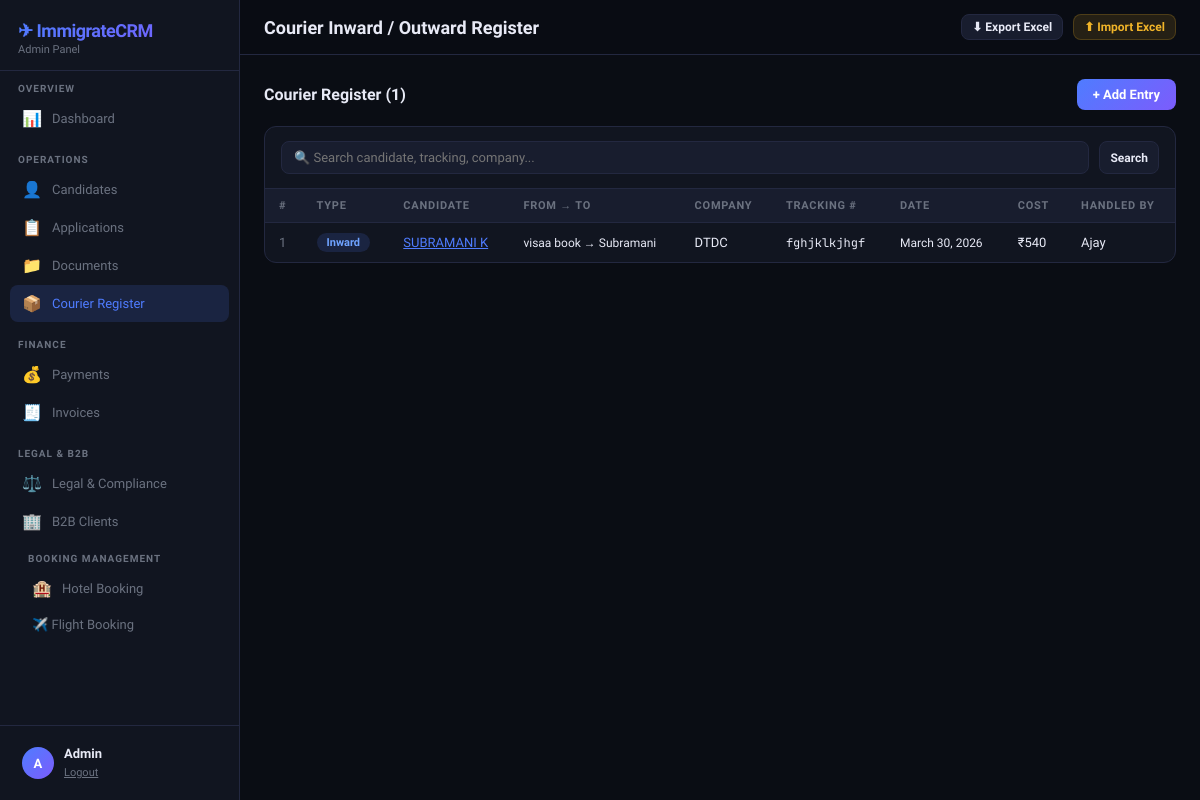
Page /courier/ (signed in) on the committed database.
### crm/models.py (models this page shows, shortened)
class CourierEntry(models.Model):
    TYPE_CHOICES = [('Inward','Inward'),('Outward','Outward')]
    entry_type = models.CharField(max_length=10, choices=TYPE_CHOICES)
    candidate = models.ForeignKey(Candidate, on_delete=models.SET_NULL, null=True, blank=True, related_name='couriers')
    from_person = models.CharField(max_length=200, blank=True)
    to_person = models.CharField(max_length=200, blank=True)
    courier_company = models.CharField(max_length=100, blank=True)
    tracking_number = models.CharField(max_length=100, blank=True)
    date = models.DateField()
    cost = models.DecimalField(max_digits=10, decimal_places=2, default=0)
    contents = models.CharField(max_length=200, blank=True)
    handled_by = models.CharField(max_length=100, blank=True)
    created_at = models.DateTimeField(auto_now_add=True)
    class Meta:
        ordering = ['-date']

class Candidate(models.Model):
    CANDIDATE_TYPE = [('New','New'),('Renewal','Renewal'),('Repeat','Repeat')]
    STATUS_CHOICES = [
        ('New','New'),('Documents Pending','Documents Pending'),
        ('Processing','Processing'),('Visa Applied','Visa Applied'),
        ('Approved','Approved'),('Ticket Booked','Ticket Booked'),
        ('Boarded','Boarded'),('Cancelled','Cancelled'),('Refunded','Refunded'),
    ]
    MEDICAL_CHOICES = [('Pending','Pending'),('Fit','Fit'),('Unfit','Unfit'),
                       ('Awaiting Report','Awaiting Report'),('Done','Done')]
    VISA_CHOICES = [('Not Applied','Not Applied'),('Applied','Applied'),
                    ('Approved','Approved'),('Rejected','Rejected'),('On Hold','On Hold')]
    TICKET_CHOICES = [('Not Booked','Not Booked'),('Booked','Booked'),
                      ('Confirmed','Confirmed'),('Cancelled','Cancelled')]
    RESUME_CHOICES = [('Not Received','Not Received'),('Received','Received'),('Uploaded','Uploaded')]
    PASSPORT_COPY_CHOICES = [('Not Received','Not Received'),('Soft Copy','Soft Copy'),
                             ('Original','Original'),('Both','Both')]
    OFFER_LETTER_CHOICES = [('Not Received','Not Received'),('Received','Received'),
                            ('Signed','Signed'),('Sent to Candidate','Sent to Candidate')]
    name = models.CharField(max_length=200)
    phone = models.CharField(max_length=20)
    passport_number = models.CharField(max_length=50, blank=True)
    country = models.CharField(max_length=100, blank=True)
    position = models.CharField(max_length=200, blank=True)
    experience = models.CharField(max_length=100, blank=True)
    status = models.CharField(max_length=30, choices=STATUS_CHOICES, default='New')
    medical_status = models.CharField(max_length=30, choices=MEDICAL_CHOICES, default='Pending')
    visa_status = models.CharField(max_length=30, choices=VISA_CHOICES, default='Not Applied')
    ticket_status = models.CharField(max_length=30, choices=TICKET_CHOICES, default='Not Booked')
    payment = models.DecimalField(max_digits=12, decimal_places=2, default=0)
    resume_status = models.CharField(max_length=30, choices=RESUME_CHOICES, default='Not Received')
    resume_file = models.FileField(upload_to='resumes/', blank=True, null=True)
    passport_copy_status = models.CharField(max_length=30, choices=PASSPORT_COPY_CHOICES, default='Not Received')
    passport_copy_file = models.FileField(upload_to='passports/', blank=True, null=True)
    offer_letter_status = models.CharField(max_length=30, choices=OFFER_LETTER_CHOICES, default='Not Received')
    offer_letter_file = models.FileField(upload_to='offer_letters/', blank=True, null=True)
    travel_date = models.DateField(null=True, blank=True)
    reference = models.CharField(max_length=200, blank=True)
    remarks = models.TextField(blank=True)
    followup_date = models.DateField(null=True, blank=True)
    staff_name = models.CharField(max_length=100, blank=True)
    registration_date = models.DateField(null=True, blank=True)
    candidate_type = models.CharField(max_length=20, choices=CANDIDATE_TYPE, default='New')
    created_at = models.DateTimeField(auto_now_add=True)
    updated_at = models.DateTimeField(auto_now=True)
    class Meta:
        ordering = ['-created_at']

### crm/views.py (the view)
# urls.py: path('courier/', views.courier, name='courier'),
@login_required
def courier(request):
    q = request.GET.get('q','')
    qs = CourierEntry.objects.select_related('candidate').all()
    if q:
        qs = qs.filter(Q(candidate__name__icontains=q)|Q(tracking_number__icontains=q)|Q(courier_company__icontains=q))
    form = CourierForm()
    return render(request, 'crm/courier.html', {'entries': qs, 'form': form, 'q': q, 'page': 'courier'})

### crm/forms.py
class CourierForm(forms.ModelForm):
    class Meta:
        model = CourierEntry
        fields = ['entry_type','candidate','from_person','to_person','courier_company','tracking_number','date','cost','contents','handled_by']
        widgets = {'date': forms.DateInput(attrs={'type':'date'})}
    def __init__(self, *args, **kwargs):
        super().__init__(*args, **kwargs)
        self.fields['date'].initial = datetime.date.today()
        for field in self.fields.values():
            field.required = False
        self.fields['date'].required = True

### crm/templates/crm/courier.html (shortened to what this page needs)
{% extends 'crm/base.html' %}
{% block page_title %}Courier Inward / Outward Register{% endblock %}
{% block content %}
<div class="section-header">
  <div class="section-title">Courier Register ({{ entries|length }})</div>
  <button class="btn btn-primary" onclick="document.getElementById('addCourierModal').style.display='flex'">+ Add Entry</button>
</div>
<div class="table-card">
  <div class="table-toolbar">
    <form method="get" style="display:flex;gap:10px;flex:1;">
      <input class="search-input" name="q" value="{{ q }}" placeholder="🔍 Search candidate, tracking, company...">
      <button type="submit" class="btn btn-secondary btn-sm">Search</button>
    </form>
  </div>
  <div class="table-responsive">
    <table>
      <thead>
        <tr><th>#</th><th>Type</th><th>Candidate</th><th>From → To</th><th>Company</th><th>Tracking #</th><th>Date</th><th>Cost</th><th>Handled By</th></tr>
      </thead>
      <tbody>
        {% for cr in entries %}
        <tr>
          <td class="text-muted">{{ forloop.counter }}</td>
          <td><span class="badge badge-{{ cr.entry_type|lower }}">{{ cr.entry_type }}</span></td>
          <td>{% if cr.candidate %}<a href="{% url 'candidate_view' cr.candidate.pk %}" style="color:var(--accent);">{{ cr.candidate.name }}</a>{% else %}—{% endif %}</td>
          <td style="font-size:12px;">{{ cr.from_person|default:"—" }} → {{ cr.to_person|default:"—" }}</td>
          <td>{{ cr.courier_company|default:"—" }}</td>
          <td class="mono">{{ cr.tracking_number|default:"—" }}</td>
          <td style="font-size:12px;">{{ cr.date }}</td>
          <td>₹{{ cr.cost|floatformat:0 }}</td>
          <td>{{ cr.handled_by|default:"—" }}</td>
        </tr>
        {% empty %}
        <tr><td colspan="9"><div class="empty-state"><div class="empty-icon">📦</div><p>No courier entries yet.</p></div></td></tr>
        {% endfor %}
      </tbody>
    </table>
  </div>
</div>
{% endblock %}

### crm/templates/crm/base.html (shortened to what this page needs)
{% load static %}
<!DOCTYPE html>
<html lang="en">
<head>
<link rel="stylesheet" href="{% static 'crm/css/style.css' %}">
</head>
<body>
<div class="app-shell">
  <div class="sidebar">
    <div class="sidebar-header">
      <div class="sidebar-brand">✈ ImmigrateCRM</div>
      <div class="sidebar-role">{{ request.user.username|title }} Panel</div>
    </div>
    <div class="nav-section">
      <div class="nav-label">Overview</div>
      <a href="{% url 'dashboard' %}" class="nav-item {% if page == 'dashboard' %}active{% endif %}">
        <span class="nav-icon">📊</span>Dashboard
      </a>
    </div>
    <div class="nav-section">
      <div class="nav-label">Operations</div>
      <a href="{% url 'candidates' %}" class="nav-item {% if page == 'candidates' %}active{% endif %}">
        <span class="nav-icon">👤</span>Candidates
      </a>
      <a href="{% url 'applications' %}" class="nav-item {% if page == 'applications' %}active{% endif %}">
        <span class="nav-icon">📋</span>Applications
      </a>
      <a href="{% url 'documents' %}" class="nav-item {% if page == 'documents' %}active{% endif %}">
        <span class="nav-icon">📁</span>Documents
      </a>
      <a href="{% url 'courier' %}" class="nav-item {% if page == 'courier' %}active{% endif %}">
        <span class="nav-icon">📦</span>Courier Register
      </a>
    </div>
    <div class="nav-section">
      <div class="nav-label">Finance</div>
      <a href="{% url 'payments' %}" class="nav-item {% if page == 'payments' %}active{% endif %}">
        <span class="nav-icon">💰</span>Payments
      </a>
      <a href="{% url 'invoices' %}" class="nav-item {% if page == 'invoices' %}active{% endif %}">
        <span class="nav-icon">🧾</span>Invoices
      </a>
    </div>
    <div class="nav-section">
      <div class="nav-label">Legal & B2B</div>
      <a href="{% url 'legal' %}" class="nav-item {% if page == 'legal' %}active{% endif %}">
        <span class="nav-icon">⚖️</span>Legal & Compliance
      </a>
      <a href="{% url 'b2b' %}" class="nav-item {% if page == 'b2b' %}active{% endif %}">
        <span class="nav-icon">🏢</span>B2B Clients
      </a>
    <div class="nav-section">
<div class="nav-label">
Booking Management
</div>
<a href="{% url 'hotel' %}"
class="nav-item {% if page == 'hotel' %}active{% endif %}">
<span class="nav-icon">
🏨
</span>
Hotel Booking
</a>
<a href="{% url 'flight' %}"
class="nav-item sub">
✈️ Flight Booking
</a>
</div>
    </div>
    <div class="sidebar-footer">
      <div class="user-info">
        <div class="user-avatar">{{ request.user.username|slice:":1"|upper }}</div>
        <div>
          <div class="user-name">{{ request.user.username|title }}</div>
          <a href="{% url 'logout' %}" style="font-size:11px;color:var(--muted);">Logout</a>
        </div>
      </div>
    </div>
  </div>
  <div class="main-content">
    <div class="topbar">
      <div class="topbar-title">{% block page_title %}Dashboard{% endblock %}</div>
      <div class="topbar-actions">
        <a href="{% url 'export_excel' %}" class="btn btn-secondary btn-sm">⬇ Export Excel</a>
        <form method="post" action="{% url 'import_excel' %}" enctype="multipart/form-data" style="display:inline">
          <label class="btn btn-warning btn-sm" style="cursor:pointer">
            ⬆ Import Excel
          </label>
        </form>
      </div>
    </div>
    <div class="page-content">
      {% block content %}{% endblock %}
    </div>
  </div>
</div>
</body>
</html>

### crm/static/crm/css/style.css (style rules this page uses)
:root { --bg: #0a0d14; --surface: #111520; --surface2: #181d2e; --border: #232840; --accent: #4f7cff; --accent2: #7c5cfc; --gold: #f0b429; --green: #22c55e; --red: #ef4444; --amber: #f59e0b; --text: #e8eaf6; --muted: #6b7280; --radius: 12px; --shadow: 0 8px 32px rgba(0,0,0,0.4); }
* { margin:0;padding:0;box-sizing:border-box; }
body { font-family:'Sora',sans-serif;background:var(--bg);color:var(--text);min-height:100vh; }
.btn { padding:8px 16px;border-radius:8px;border:none;font-family:'Sora',sans-serif; font-size:13px;font-weight:600;cursor:pointer;transition:all .15s; display:inline-flex;align-items:center;gap:6px;text-decoration:none; }
.btn-sm { padding:5px 10px;font-size:12px; }
.btn-primary { background:linear-gradient(135deg,var(--accent),var(--accent2));color:#fff; }
.btn-secondary { background:var(--surface2);color:var(--text);border:1px solid var(--border); }
.btn-warning { background:rgba(240,180,41,.12);color:var(--gold);border:1px solid rgba(240,180,41,.2); }
.app-shell { display:flex;height:100vh;overflow:hidden; }
.sidebar { width:240px;min-width:240px;background:var(--surface);border-right:1px solid var(--border); display:flex;flex-direction:column;overflow-y:auto; }
.sidebar-header { padding:20px 18px 14px;border-bottom:1px solid var(--border); }
.sidebar-brand { font-size:18px;font-weight:800;letter-spacing:-.5px; background:linear-gradient(135deg,#4f7cff,#7c5cfc);-webkit-background-clip:text;-webkit-text-fill-color:transparent; }
.sidebar-role { font-size:11px;color:var(--muted);margin-top:2px; }
.nav-section { padding:12px 10px 4px; }
.nav-label { font-size:10px;font-weight:700;color:var(--muted);letter-spacing:.1em;text-transform:uppercase;padding:0 8px 6px; }
.nav-item { display:flex;align-items:center;gap:10px;padding:9px 12px;border-radius:8px; cursor:pointer;font-size:13px;font-weight:500;color:var(--muted); transition:all .15s;margin-bottom:1px;text-decoration:none; }
.nav-item.active { background:rgba(79,124,255,.15);color:var(--accent); }
.nav-item .nav-icon { font-size:16px;width:20px;text-align:center; }
.sidebar-footer { margin-top:auto;padding:12px 10px;border-top:1px solid var(--border); }
.user-info { display:flex;align-items:center;gap:10px;padding:8px 12px; }
.user-avatar { width:32px;height:32px;background:linear-gradient(135deg,var(--accent),var(--accent2)); border-radius:50%;display:flex;align-items:center;justify-content:center;font-size:13px;font-weight:700;color:#fff; }
.user-name { font-size:13px;font-weight:600; }
.main-content { flex:1;overflow-y:auto;background:var(--bg); }
.topbar { position:sticky;top:0;z-index:10;background:rgba(10,13,20,.95); backdrop-filter:blur(10px);border-bottom:1px solid var(--border); padding:14px 24px;display:flex;align-items:center;justify-content:space-between; }
.topbar-title { font-size:18px;font-weight:700; }
.topbar-actions { display:flex;gap:10px;align-items:center; }
.page-content { padding:24px; }
.section-header { display:flex;align-items:center;justify-content:space-between;margin-bottom:16px; }
.section-title { font-size:16px;font-weight:700; }
.table-card { background:var(--surface);border:1px solid var(--border);border-radius:var(--radius);overflow:hidden; }
.table-toolbar { padding:14px 16px;display:flex;gap:10px;align-items:center;border-bottom:1px solid var(--border);flex-wrap:wrap; }
.search-input { flex:1;min-width:200px;background:var(--surface2);border:1px solid var(--border); border-radius:8px;padding:8px 12px;color:var(--text);font-family:'Sora',sans-serif;font-size:13px;outline:none; }
.table-responsive { overflow-x:auto; }
table { width:100%;border-collapse:collapse; }
th { background:var(--surface2);font-size:11px;font-weight:700;color:var(--muted); text-transform:uppercase;letter-spacing:.07em;padding:10px 14px;text-align:left; border-bottom:1px solid var(--border);white-space:nowrap; }
td { padding:10px 14px;font-size:13px;border-bottom:1px solid rgba(35,40,64,.5);vertical-align:middle; }
tr:last-child td { border-bottom:none; }
.badge { display:inline-flex;align-items:center;padding:3px 10px;border-radius:999px;font-size:11px;font-weight:600;white-space:nowrap; }
.badge-inward { background:rgba(79,124,255,.15);color:#6fa3ff; }
.mono { font-family:'JetBrains Mono',monospace;font-size:12px; }
.text-muted { color:var(--muted); }

### rows in the picture
CourierEntry: entry_type "Inward", candidate.name "SUBRAMANI K", from_person "visaa book", to_person "Subramani", courier_company "DTDC", tracking_number "fghjklkjhgf", date "March 30, 2026", cost "540", handled_by "Ajay"

### other values in the picture
{{ request.user.username|title }} "Admin"
{{ request.user.username|slice:":1"|upper }} "A"
{{ entries|length }} "1"
